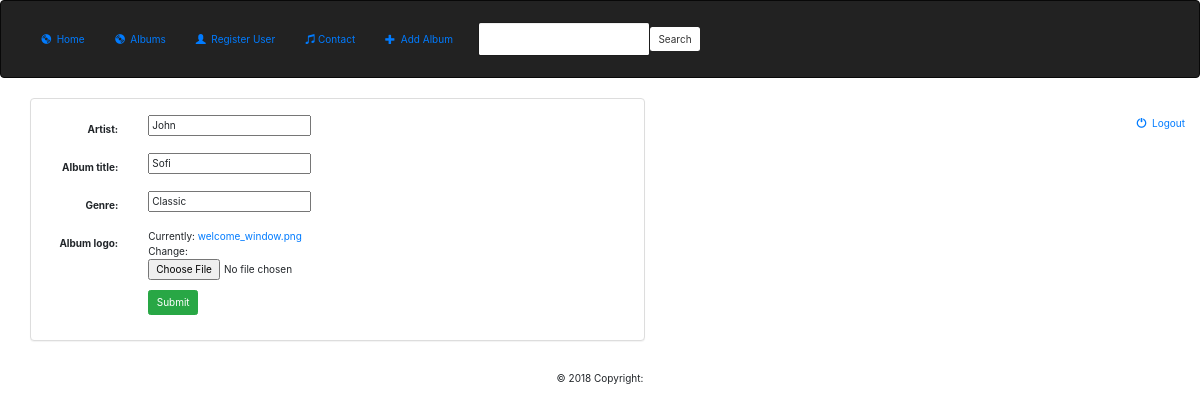
/music/album/6, run on the app's committed database.
### music/models.py (models this page shows, shortened)
class Album(models.Model):
    artist = models.CharField(max_length=200)
    album_title = models.CharField(max_length=500)
    genre = models.CharField(max_length=100)
    album_logo = models.FileField(max_length=500)

### music/views.py (the view)
# urls.py: path('album/<pk>', views.AlbumUpdate.as_view(), name='album-update'),
class AlbumUpdate(UpdateView):
    model = Album
    fields = ['artist', 'album_title', 'genre', 'album_logo']

### music/templates/music/album_form.html (shortened to what this page needs)
{% extends 'music/base.html' %}
{% block login %}
<ul class="nav navbar-nav navbar-right nav navbar-collapse">
         <li>
            {% if login != '' %}
            <a href="{% url 'music:logout' %}"><span class="glyphicon glyphicon-off" area-hidden="true"></span>&nbsp; Logout</a>
            {% endif %}
        </li>
    </ul>
{% endblock %}
{% block body %}
    <div class="container-fluid">
        <div class="row">
            <div class="col-sm-12 col-md-7">
                <div class="panel panel-default">
                    <div class="panel-body">
                        <form class="form-horizontal" action="" method="post" enctype="multipart/form-data">
                            {% include 'music/form.template.html' %}
                            <div class="form-group">
                                <div class="col-sm-offset-2 col-sm-10">
                                    <button type="submit" class = "btn btn-success">Submit</button>
                                </div>
                            </div>
                        </form>
                    </div>
                </div>
            </div>
        </div>
    </div>
{% endblock %}

### music/templates/music/form.template.html (shortened to what this page needs)
{% for field in form %}
    <div class="form-group">
        <div class="col-sm-offset-2 col-sm-10">
        </div>
    <label class="control-label col-sm-2">{{ field.label_tag }}</label>
    <div class="col-sm-10">{{ field }}</div>
    </div>
{% endfor %}

### data on the page
Album: form "John" "Sofi" "Classic"

### other printed values
{{ field.label_tag }} "Artist:" "Album title:" "Genre:" "Album logo:"
